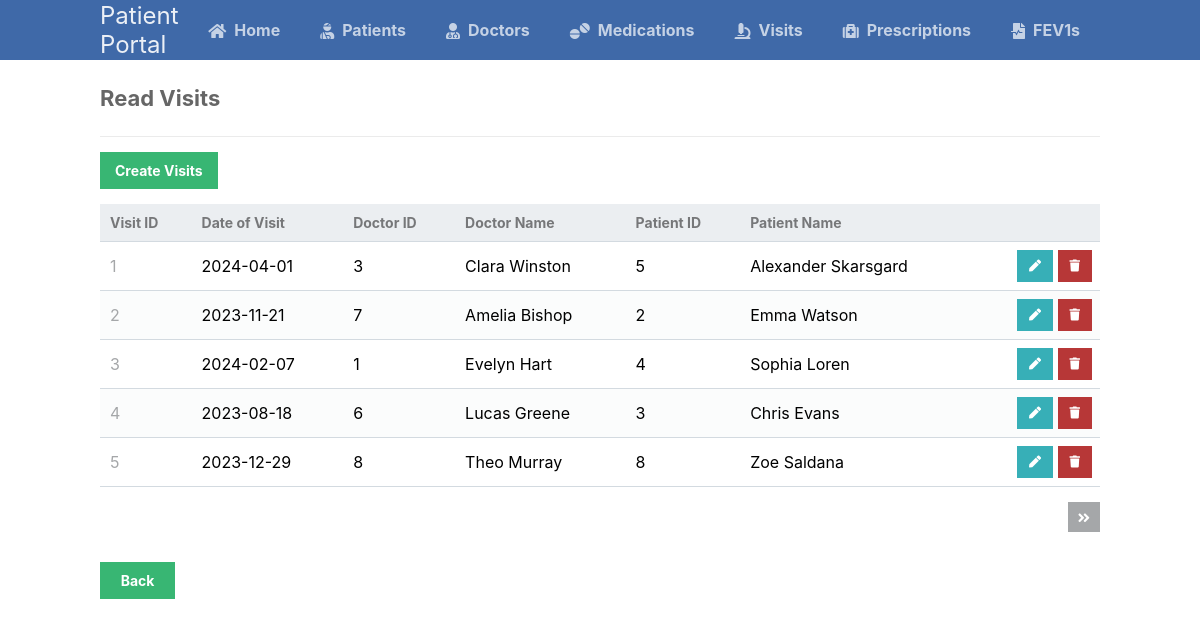
The page /scripts/visits_table/visits_read.php on the database its author committed.
### tables this page shows
CREATE TABLE visits (
	visit_id INT AUTO_INCREMENT NOT NULL UNIQUE,
	doctor_id INT NOT NULL,
	patient_id INT NOT NULL,
	date_of_visit DATE NOT NULL,
	PRIMARY KEY (visit_id),
	CONSTRAINT visit_FK1 FOREIGN KEY (doctor_id) REFERENCES doctors (doctor_id),
	CONSTRAINT visit_FK2 FOREIGN KEY (patient_id) REFERENCES patients (patient_id)
);

CREATE TABLE doctors (
	doctor_id INT AUTO_INCREMENT NOT NULL,
	doctor_first_name VARCHAR(100) NOT NULL,
	doctor_last_name VARCHAR(100) NOT NULL,
	doctor_specialty VARCHAR(255) NOT NULL,
	PRIMARY KEY (doctor_id)
);

CREATE TABLE patients (
	patient_id INT AUTO_INCREMENT NOT NULL UNIQUE,
	patient_first_name VARCHAR(100) NOT NULL,
	patient_last_name VARCHAR(100) NOT NULL,
	gender CHAR(6) NOT NULL CHECK (gender IN ("Male", "Female", "Other")),
	birthdate DATE NOT NULL,
	genetics VARCHAR(255),
	diabetes CHAR(3) NOT NULL CHECK (diabetes IN ("Yes", "No")), 
	other_conditions VARCHAR(255), 
	PRIMARY KEY (patient_id)
);

### scripts/visits_table/visits_read.php (the view, shortened to what this page needs)
<?php
@include_once (APP_ROOT.APP_FOLDER_NAME . '/scripts/functions.php');
$pdo = pdo_connect_mysql();
$page = isset($_GET['page']) && is_numeric($_GET['page']) ? (int)$_GET['page'] : 1;
$records_per_page = 5;
$stmt = $pdo->prepare('SELECT * FROM visits AS V, doctors AS D, patients AS Pa WHERE V.doctor_id = D.doctor_id AND V.patient_id = Pa.patient_id ORDER BY V.visit_id LIMIT :current_page, :record_per_page');
$stmt->bindValue(':current_page', ($page-1)*$records_per_page, PDO::PARAM_INT);
$stmt->bindValue(':record_per_page', $records_per_page, PDO::PARAM_INT);
$stmt->execute();
$visits = $stmt->fetchAll(PDO::FETCH_ASSOC);
$num_visits = $pdo->query('SELECT COUNT(*) FROM visits')->fetchColumn();
?>
<?=template_header('Read')?>
<div class="content read">
	<h2>Read Visits</h2>
	<a href="visits_create.php" class="create-contact">Create Visits</a>
	<table>
        <thead>
            <tr>
                <td>Visit ID</td>
                <td>Date of Visit</td>
                <td>Doctor ID</td>
                <td>Doctor Name</td>
                <td>Patient ID</td>
                <td>Patient Name</td>
                <td></td>
            </tr>
        </thead>
        <tbody>
            <?php foreach ($visits as $visit): ?>
            <tr>
                <td><?=$visit['visit_id']?></td>
                <td><?=$visit['date_of_visit']?></td>
                <td><?=$visit['doctor_id']?></td>
                <td><?=$visit['doctor_first_name'].' '.$visit['doctor_last_name']?></td>
                <td><?=$visit['patient_id']?></td>
                <td><?=$visit['patient_first_name'].' '.$visit['patient_last_name']?></td>
                <td class="actions">
                    <a href="visits_update.php?visit_id=<?=$visit['visit_id']?>&doctor_id=<?=$visit['doctor_id']?>&patient_id=<?=$visit['patient_id']?>" class="edit"><i class="fas fa-pen fa-xs"></i></a>
                    <a href="visits_delete.php?visit_id=<?=$visit['visit_id']?>" class="trash"><i class="fas fa-trash fa-xs"></i></a>
                </td>
            </tr>
            <?php endforeach; ?>
        </tbody>
    </table>
	<div class="pagination">
		<?php if ($page*$records_per_page < $num_visits): ?>
		<a href="visits_read.php?page=<?=$page+1?>"><i class="fas fa-angle-double-right fa-sm"></i></a>
		<?php endif; ?>
	</div>
    <a class="back" href="..\landingPage.php">Back</a>
</div>
<?=template_footer()?>

### styles/style.css (style rules this page uses)
* { box-sizing: border-box; font-family: -apple-system, BlinkMacSystemFont, "segoe ui", roboto, oxygen, ubuntu, cantarell, "fira sans", "droid sans", "helvetica neue", Arial, sans-serif; font-size: 16px; -webkit-font-smoothing: antialiased; -moz-osx-font-smoothing: grayscale; }
body { background-color: #FFFFFF; margin: 0; }
.content { width: 1000px; margin: 0 auto; }
.content h2 { margin: 0; padding: 25px 0; font-size: 22px; border-bottom: 1px solid #ebebeb; color: #666666; }
.read .create-contact { display: inline-block; text-decoration: none; background-color: #38b673; font-weight: bold; font-size: 14px; color: #FFFFFF; padding: 10px 15px; margin: 15px 0; }
.read .pagination { display: flex; justify-content: flex-end; }
.read .pagination a { display: inline-block; text-decoration: none; background-color: #a5a7a9; font-weight: bold; color: #FFFFFF; padding: 5px 10px; margin: 15px 0 15px 5px; }
.read table { width: 100%; padding-top: 30px; border-collapse: collapse; }
.read table thead { background-color: #ebeef1; border-bottom: 1px solid #d3dae0; }
.read table thead td { padding: 10px; font-weight: bold; color: #767779; font-size: 14px; }
.read table tbody tr { border-bottom: 1px solid #d3dae0; }
.read table tbody tr:nth-child(even) { background-color: #fbfcfc; }
.read table tbody tr td { padding: 10px; }
.read table tbody tr td:nth-child(1) { color: #a5a7a9; }
.read table tbody tr td.actions { padding: 8px; text-align: right; }
.read table tbody tr td.actions .edit, .read table tbody tr td.actions .trash { display: inline-flex; text-align: right; text-decoration: none; color: #FFFFFF; padding: 10px 12px; }
.read table tbody tr td.actions .trash { background-color: #b73737; }
.read table tbody tr td.actions .edit { background-color: #37afb7; }
.back { display: block; background-color: #38b673; border: 0; font-weight: bold; font-size: 14px; color: #FFFFFF; cursor: pointer; width: 75px; margin-top: 15px; text-align: center; padding: 10px; text-decoration: none; }

### rows shown on the page
visits: visit_id "1", date_of_visit "2024-04-01", doctor.doctor_id "3", doctor.doctor_first_name "Clara", doctor.doctor_last_name "Winston", patient.patient_id "5", patient.patient_first_name "Alexander", patient.patient_last_name "Skarsgard"
visits: visit_id "2", date_of_visit "2023-11-21", doctor.doctor_id "7", doctor.doctor_first_name "Amelia", doctor.doctor_last_name "Bishop", patient.patient_id "2", patient.patient_first_name "Emma", patient.patient_last_name "Watson"
visits: visit_id "3", date_of_visit "2024-02-07", doctor.doctor_id "1", doctor.doctor_first_name "Evelyn", doctor.doctor_last_name "Hart", patient.patient_id "4", patient.patient_first_name "Sophia", patient.patient_last_name "Loren"
visits: visit_id "4", date_of_visit "2023-08-18", doctor.doctor_id "6", doctor.doctor_first_name "Lucas", doctor.doctor_last_name "Greene", patient.patient_id "3", patient.patient_first_name "Chris", patient.patient_last_name "Evans"
visits: visit_id "5", date_of_visit "2023-12-29", doctor.doctor_id "8", doctor.doctor_first_name "Theo", doctor.doctor_last_name "Murray", patient.patient_id "8", patient.patient_first_name "Zoe", patient.patient_last_name "Saldana"
